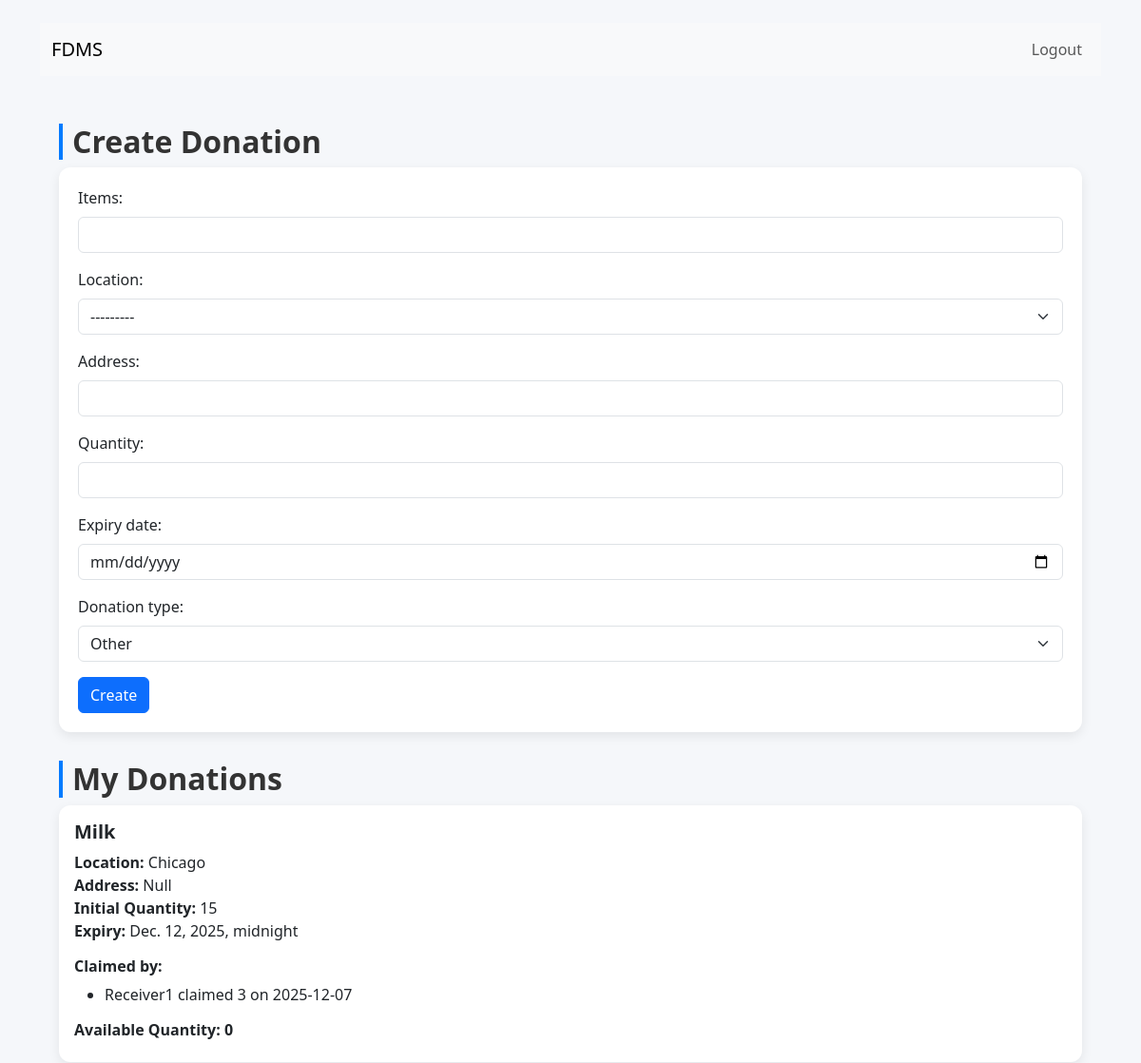
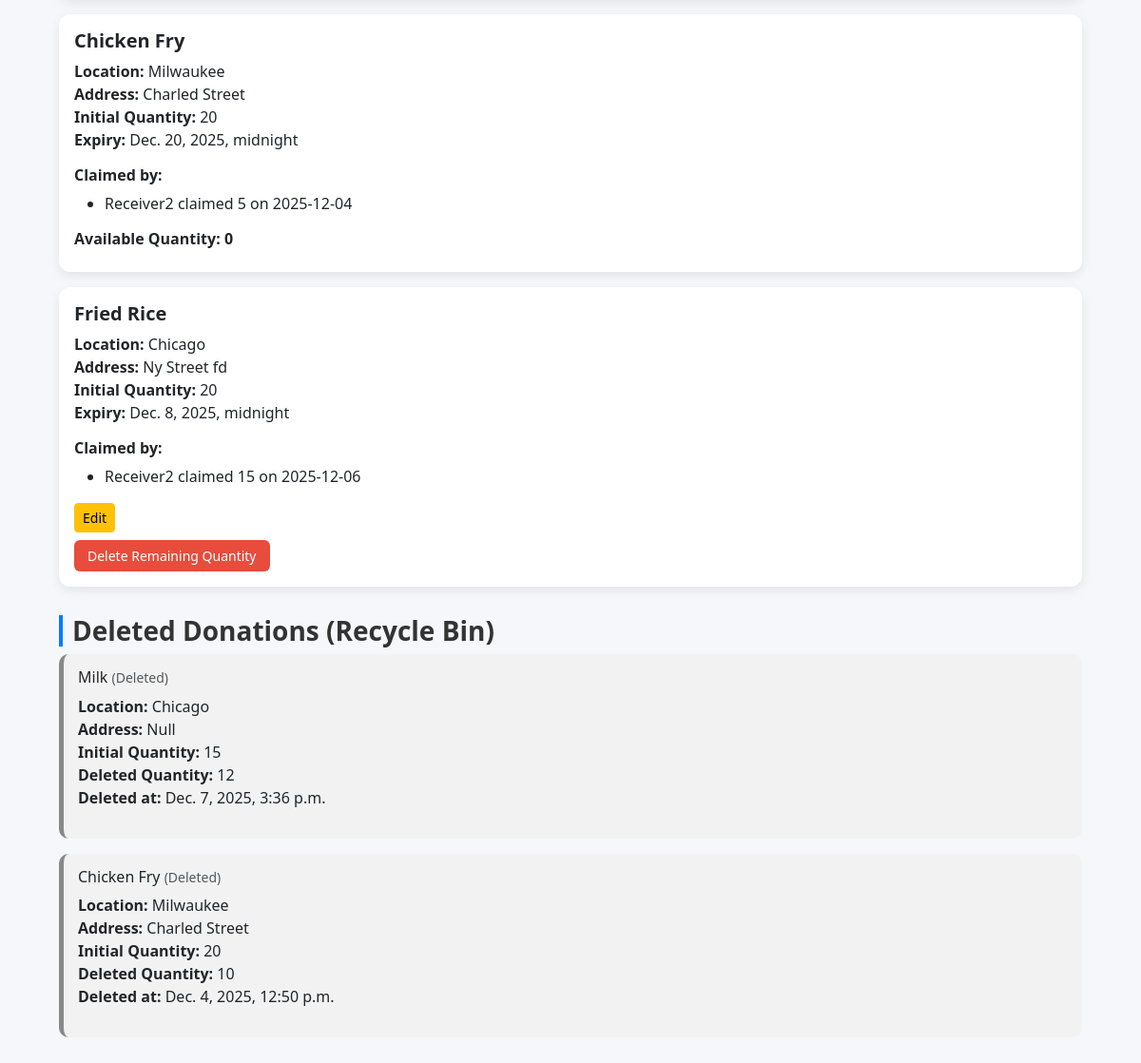
Page /donor/ (signed in) on the committed database (2 pictures, top to bottom).
### core/models.py (models this page shows, shortened)
class Donation(models.Model):
    STATUS_CHOICES = [
        ("available", "Available"),
        ("claimed", "Claimed"),
    ]
    title = models.CharField(max_length=255)
    location = models.ForeignKey(
        Location,
        null=True,
        blank=True,
        on_delete=models.SET_NULL,
        related_name="donations",
    )
    address = models.CharField(max_length=500, blank=True, null=True)
    initial_quantity = models.PositiveIntegerField()
    available_quantity = models.PositiveIntegerField(blank=True, null=True)
    deleted_quantity = models.PositiveIntegerField(default=0)  # <--- store remaining quantity
    is_deleted = models.BooleanField(default=False)
    deleted_at = models.DateTimeField(null=True, blank=True)
    deleted_by = models.ForeignKey(User, null=True, blank=True, on_delete=models.SET_NULL, related_name='deleted_donations')
    expiry_date = models.DateTimeField(blank=True, null=True)
    donation_type = models.CharField(max_length=50, blank=True, null=True)
    status = models.CharField(max_length=20, choices=STATUS_CHOICES, default="available")
    donor = models.ForeignKey(
        settings.AUTH_USER_MODEL,
        related_name="donations",
        on_delete=models.CASCADE,
        null=True,
        blank=True,
    )
    claimed_by = models.ForeignKey(
        settings.AUTH_USER_MODEL,
        related_name="claimed_donations",
        null=True,
        blank=True,
        on_delete=models.SET_NULL,
    )
    created_at = models.DateTimeField(auto_now_add=True)
    updated_at = models.DateTimeField(auto_now=True)
    is_deleted = models.BooleanField(default=False)
    deleted_at = models.DateTimeField(null=True, blank=True)
    deleted_by = models.ForeignKey(
        settings.AUTH_USER_MODEL,
        null=True,
        blank=True,
        on_delete=models.SET_NULL,
        related_name="deleted_donations",
    )
    deleted_quantity = models.PositiveIntegerField(default=0)
    class Meta:
        ordering = ["-created_at"]
        verbose_name = "Donation"
        verbose_name_plural = "Donations"

class Location(models.Model):
    name = models.CharField(max_length=255, unique=True)
    def __str__(self):
        return self.name

class Claim(models.Model):
    donation = models.ForeignKey(Donation, related_name="claims", on_delete=models.CASCADE)
    claimer = models.ForeignKey(settings.AUTH_USER_MODEL, related_name="claims", on_delete=models.CASCADE)
    quantity = models.PositiveIntegerField()
    created_at = models.DateTimeField(auto_now_add=True)

### core/views.py (the view)
# urls.py: path('donor/', views.donor_dashboard, name='donor_dashboard'),
@login_required
@user_passes_test(is_donor, login_url='/donor/login/')
def donor_dashboard(request):
    user = request.user
    donations_qs = Donation.objects.annotate(
        claimed_qty=Coalesce(Sum('claims__quantity'),0)
    )
    your_donations = (
    donations_qs.filter(donor=user)
    .annotate(
        fully_claimed=Case(
            When(claimed_qty__gte=F('initial_quantity'), then=True),
            default=False,
            output_field=BooleanField()
        )
    )
    .order_by('-created_at')
)
    from django.core.paginator import Paginator
    paginator = Paginator(your_donations, 20)
    page = request.GET.get('page', 1)
    donations = paginator.get_page(page)
    deleted_donations = donations_qs.filter(
        donor=user,
        is_deleted=True
    ).order_by('-deleted_at')
    if request.method == 'POST':
        form = DonationForm(request.POST, user=user)
        if form.is_valid():
            d = form.save(commit=False)
            d.donor = user
            if not getattr(d, 'available_quantity', None):
                d.available_quantity = getattr(d, 'initial_quantity', None) or getattr(d, 'quantity', None)
            d.save()
            messages.success(request, "Donation created.")
            return redirect('donor_dashboard')
        else:
            for field, errs in form.errors.items():
                messages.error(request, f"{field}: {errs.as_text()}")
    else:
        form = DonationForm(user=user)
    today_iso = timezone.now().date().isoformat()
    return render(request, 'donor_dashboard.html', {
        'donations': donations,
        'deleted_items': deleted_donations,
        'form': form,
        'today_iso': today_iso
    })

### core/views.py (called while the page is built)
def is_donor(user):
    return user.groups.filter(name='Donor').exists()

### templates/donor_dashboard.html (shortened to what this page needs)
{% extends 'base.html' %}
{% load tz %}
{% block content %}
<!doctype html>
<html lang="en">
<head>
  <link href="https://cdn.jsdelivr.net/npm/bootstrap@5.3.0/dist/css/bootstrap.min.css" rel="stylesheet">
</head>
<body>
<nav class="navbar navbar-expand-lg navbar-light bg-light">
  <div class="container">
    <a class="navbar-brand" href="/">FDMS</a>
    <div class="collapse navbar-collapse">
      <ul class="navbar-nav ms-auto">
        {% if user.is_authenticated %}
          <li class="nav-item">
            <form method="post" action="/logout/">
              <button class="btn btn-link nav-link">Logout</button>
            </form>
          </li>
        {% else %}
          <li class="nav-item"><a class="nav-link" href="/admin/">Admin</a></li>
        {% endif %}
      </ul>
    </div>
  </div>
</nav>
<div class="container page-container">
    <h2 class="section-title">Create Donation</h2>
    <div class="form-section">
        <form method="post">
            <div class="mb-3">
                <label class="form-label">Items:</label>
                {{ form.title }}
            </div>
            <div class="mb-3">
                <label class="form-label">Location:</label>
                {{ form.location }}
            </div>
            <div class="mb-3">
                <label class="form-label">Address:</label>
                {{ form.address }}
            </div>
            <div class="mb-3">
                <label class="form-label">Quantity:</label>
                {{ form.initial_quantity }}
            </div>
            <div class="mb-3">
                <label class="form-label">Expiry date:</label>
                {{ form.expiry_date }}
            </div>
            <div class="mb-3">
                <label class="form-label">Donation type:</label>
                {{ form.donation_type }}
            </div>
            <button class="btn btn-primary" type="submit">Create</button>
        </form>
    </div>
    <h2 class="section-title">My Donations</h2>
{% for d in donations %}
<div class="card custom-card mb-3">
    <div class="card-body">
        <h5 class="card-title">{{ d.title }}</h5>
        <p>
            <strong>Location:</strong> {{ d.location }}<br>
            <strong>Address:</strong> {{ d.address }}<br>
            <strong>Initial Quantity:</strong> {{ d.initial_quantity }}<br>
            <strong>Expiry:</strong> {{ d.expiry_date }}
        </p>
        {% if d.claims.exists %}
        <h6>Claimed by:</h6>
        <ul>
            {% for claim in d.claims.all %}
                <li>{{ claim.claimer.username }} claimed {{ claim.quantity }} on {{ claim.created_at|date:"Y-m-d" }}</li>
            {% endfor %}
        </ul>
        {% else %}
            <strong>Claimed by:</strong> None yet
        {% endif %}
        {% if d.available_quantity > 0 and not d.is_deleted %}
    <a href="{% url 'edit_donation' d.pk %}" class="btn btn-warning btn-sm mb-2">
        Edit
    </a>
    <form method="post" action="{% url 'delete_donation' d.pk %}">
        <button class="delete-btn" onclick="return confirm('Delete the remaining quantity of this donation?');">
            Delete Remaining Quantity
        </button>
    </form>
{% elif d.available_quantity < 1 %}
    <strong>Available Quantity:</strong> 0 <br>
    <span class="text-muted">Fully claimed</span>
{% else %}
    <h6>Available Quantity: <span> 0 </span></h6>
{% endif %}
    </div>
</div>
{% empty %}
<p>You have not added any donations yet.</p>
{% endfor %}
<h3 class="section-title">Deleted Donations (Recycle Bin)</h3>
{% if deleted_items %}
  {% for d in deleted_items %}
    <div class="recycle-card mb-3">
      <h6 class="mb-2">
        {{ d.title }}
        <small class="text-muted">
            {% if d.available_quantity > 0 %}(Deleted){% else %}(deleted){% endif %}
        </small>
      </h6>
      <p>
        <strong>Location:</strong> {{ d.location }}<br>
        <strong>Address:</strong> {{ d.address }}<br>
        <strong>Initial Quantity:</strong> {{ d.initial_quantity }}<br>
        <strong>Deleted Quantity:</strong> {{ d.deleted_quantity }}<br>
        <strong>Deleted at:</strong> {{ d.deleted_at }}
      </p>
    </div>
  {% endfor %}
{% else %}
  <p class="text-muted">No deleted donations.</p>
{% endif %}
</div>
</body>
</html>
{% endblock %}

### templates/donor_dashboard.html (style rules this page uses)
body { background: #f5f7fa; }
.page-container { padding: 20px; }
.custom-card { border-radius: 12px; box-shadow: 0 4px 12px rgba(0,0,0,0.08); border: none; }
.custom-card h5, .custom-card h6 { font-weight: 600; }
.section-title { margin-top: 30px; font-weight: 700; color: #333; border-left: 4px solid #007bff; padding-left: 10px; }
.delete-btn { background: #e74c3c; border: none; padding: 6px 14px; font-size: 14px; border-radius: 6px; color: white; transition: 0.2s ease; }
.form-section { background: white; padding: 20px; border-radius: 12px; box-shadow: 0 4px 12px rgba(0,0,0,0.08); margin-bottom: 25px; }
.recycle-card { background: #f2f2f2; border-radius: 10px; padding: 15px; border-left: 5px solid #888; }

### rows in the picture
Donation: title "Milk", location "Chicago", address "Null", initial_quantity "15", expiry_date "Dec. 12, 2025, midnight", shows "Available Quantity:", available_quantity "0", deleted_quantity "12", deleted_at "Dec. 7, 2025, 3:36 p.m."
Claim: claimer.username "Receiver1", quantity "3", created_at "2025-12-07"
Donation: title "Chicken Fry", location "Milwaukee", address "Charled Street", initial_quantity "20", expiry_date "Dec. 20, 2025, midnight", shows "Available Quantity:", available_quantity "0", deleted_quantity "10", deleted_at "Dec. 4, 2025, 12:50 p.m."
Claim: claimer.username "Receiver2", quantity "5", created_at "2025-12-04"
Donation: title "Fried Rice", location "Chicago", address "Ny Street fd", initial_quantity "20", expiry_date "Dec. 8, 2025, midnight", available_quantity "Edit"
Claim: claimer.username "Receiver2", quantity "15", created_at "2025-12-06"
